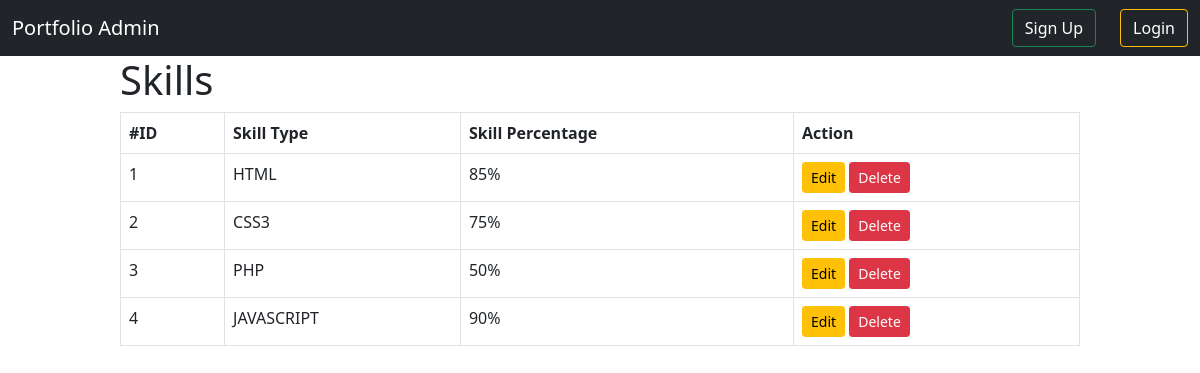
/show_skills, run on the app's committed database.
### portfolio/models.py (models this page shows, shortened)
class Skill(models.Model):
    skill_type= models.CharField(max_length=100)
    skill_percentage = models.CharField(max_length=100)
    class Meta:
        db_table = ''
        managed = True
        verbose_name = 'skill'
        verbose_name_plural = 'skills'

### portfolio/views.py (the view)
# urls.py: path('show_skills', views.SkillsListView.as_view(), name='show_skills'),
class SkillsListView(ListView):
    model = Skill
    template_name = 'show_skills.html'
    context_object_name = 'skillslist'

### portfolio/templates/show_skills.html
{% extends 'adminbase.html' %}
{% block body %}
<div style="width:80%;margin : auto;">
<h1>Skills</h1>
{% if skillslist %}
  <table class="table table-bordered">
    <thead>
      <tr>
        <th scope="col">#ID</th>
        <th scope="col">Skill Type</th>
        <th scope="col">Skill Percentage</th>
        <th scope="col">Action</th>
      </tr>
    </thead>
    <tbody>
      {% for item in skillslist %}
      <tr>
        <td>{{item.id}}</td>
        <td>{{item.skill_type}}</td>
        <td>{{item.skill_percentage}}</td>
        <td><a href="{% url 'edit_skills' pk=item.id %}" class='btn btn-warning btn-sm' >Edit</a> <a class='btn btn-danger btn-sm' href="{% url 'delete_skills' pk=item.id %}">Delete</a> </td>
      </tr>
      {% endfor %}
    </tbody>
  </table>
  {% else %}
  <h3>No Data avaiable</h3>
  {% endif %}
</div>
{% endblock %}

### data on the page
Skill: id "1", skill_type "HTML", skill_percentage "85%"
Skill: id "2", skill_type "CSS3", skill_percentage "75%"
Skill: id "3", skill_type "PHP", skill_percentage "50%"
Skill: id "4", skill_type "JAVASCRIPT", skill_percentage "90%"
